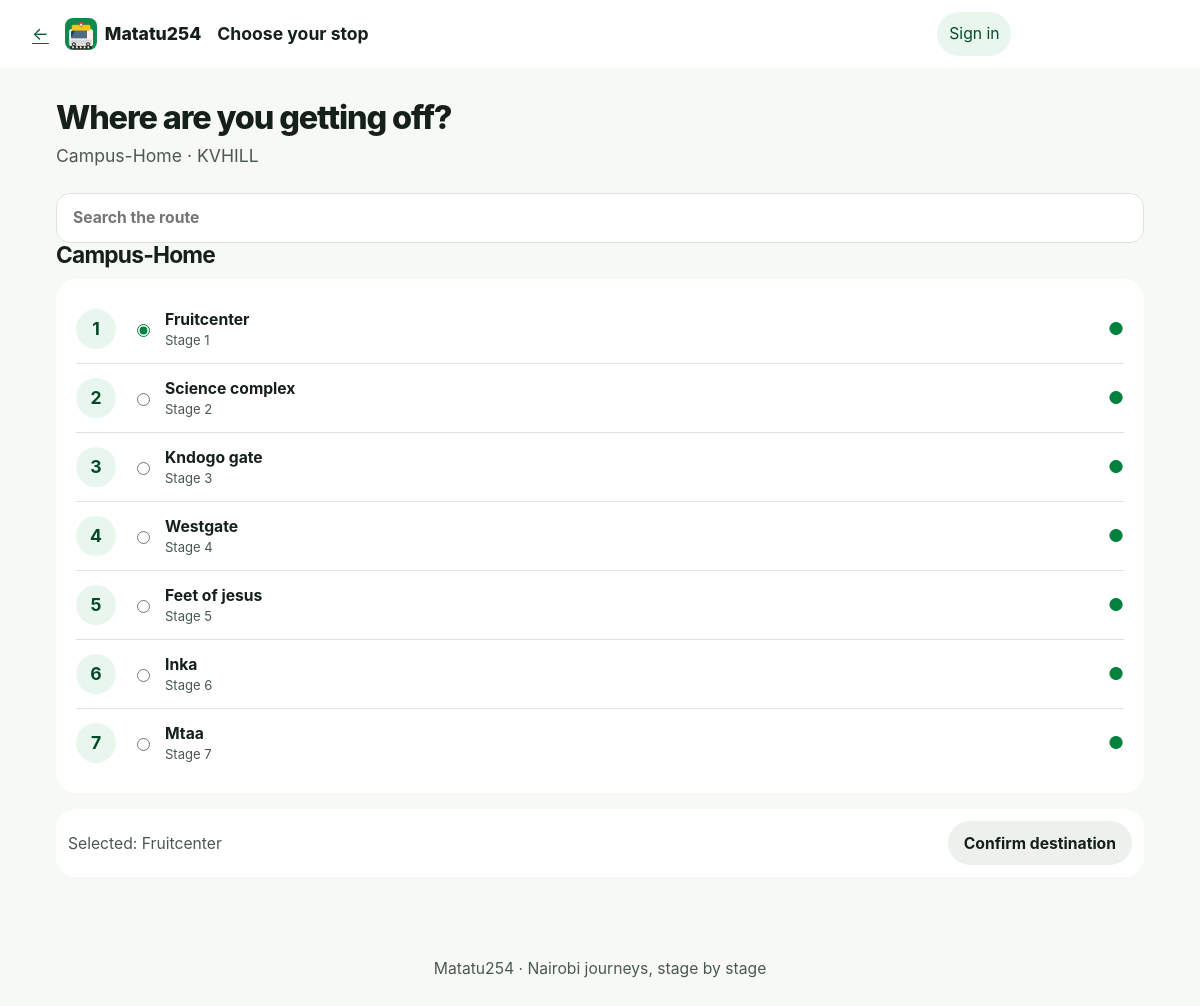
Page /journeys/trip/4/stages/ on the committed database.
### trips/models.py (models this page shows, shortened)
class ActiveTrip(models.Model):
  class Status(models.TextChoices):
    CREATED = "created", "Created"
    ACTIVE = "active", "Active"
    COMPLETED = "completed", "Completed"
    CANCELLED = "cancelled", "Cancelled"
  matatu = models.ForeignKey(Matatu, on_delete=models.CASCADE)
  route = models.ForeignKey(Route, on_delete=models.CASCADE)
  start_time = models.DateTimeField(auto_now_add=True)
  end_time = models.DateTimeField(null=True, blank=True)
  status = models.CharField(
    max_length=9,
    choices=Status.choices,
    default=Status.CREATED,
  )
  current_latitude = models.DecimalField(
      max_digits=9, decimal_places=6, null=True, blank=True
  )
  current_longitude = models.DecimalField(
      max_digits=9, decimal_places=6, null=True, blank=True
  )
  last_ping_at = models.DateTimeField(null=True, blank=True)

### r_outes/models.py (models this page shows, shortened)
class Route(models.Model):
    name = models.CharField(max_length=100, unique=True)
    description = models.TextField(max_length=150, blank=True)

class Stage(models.Model):
    route = models.ForeignKey(Route, on_delete=models.CASCADE, related_name="stages")
    name = models.CharField(max_length=100)
    sequence_order = models.PositiveIntegerField()
    latitude = models.DecimalField(max_digits=9, decimal_places=6)
    longitude = models.DecimalField(max_digits=9, decimal_places=6)
    class Meta:
        ordering = ["route", "sequence_order"]
        constraints = [
            models.UniqueConstraint(
                fields=["route", "sequence_order"],
                name="unique_stage_order_per_route",
            ),
        ]

### fleet/models.py (models this page shows, shortened)
class Matatu(models.Model):
	registration_number = models.CharField(max_length=20, unique=True)
	operator = models.CharField(max_length=255)
	owner = models.ForeignKey(settings.AUTH_USER_MODEL, on_delete=models.CASCADE, related_name="matatus", null=True, blank=True)
	created_at = models.DateTimeField(auto_now_add=True)

### journeys/views.py (the view)
# urls.py: path("trip/<int:trip_id>/stages/", views.trip_stages, name="trip-stages"),
def trip_stages(request, trip_id):
    trip = get_object_or_404(ActiveTrip, pk=trip_id, status=ActiveTrip.Status.ACTIVE)
    stages = trip.route.stages.order_by("sequence_order")
    return render(request, "journeys/stages.html", {"trip": trip, "stages": stages})

### templates/journeys/stages.html (shortened to what this page needs)
{% extends 'base.html' %}
{% load static %}
{% block app_title %}Choose your stop{% endblock %}
{% block app_back %}<a class="header-back" href="{% url 'journeys:scan-qr' %}" data-nav-direction="back" aria-label="Back to scanner">←</a>{% endblock %}
{% block content %}
<section class="page-shell destination-screen">
  <header class="page-heading"><div><h1>Where are you getting off?</h1><p>{{ trip.route.name }} · {{ trip.matatu.registration_number }}</p></div></header>
  {% if stages %}
    <form method="post" action="{% url 'journeys:select-destination' trip.pk %}" class="destination-form">
      <label class="stage-search" for="stage-search"><span>Find a stage</span><input id="stage-search" type="search" placeholder="Search the route" autocomplete="off"></label>
      <section class="route-stage-group" aria-labelledby="route-stage-heading">
        <h2 id="route-stage-heading">{{ trip.route.name }}</h2>
        <ol class="surface surface-pad stage-list route-stage-list">
          {% for stage in stages %}
            <li class="journey-stage" data-stage-name="{{ stage.name|lower }}">
              <span class="stage-number" aria-hidden="true">{{ stage.sequence_order }}</span>
              <label class="stage-choice">
                <input type="radio" name="destination_stage_id" value="{{ stage.id }}"{% if forloop.first %} checked{% endif %}>
                <span><strong>{{ stage.name }}</strong><small>Stage {{ stage.sequence_order }}</small></span>
              </label>
              <span class="stage-map-marker" aria-hidden="true">●</span>
            </li>
          {% endfor %}
        </ol>
      </section>
      <div class="stage-confirm"><p id="selected-stage-copy" role="status" aria-live="polite">Selected: {{ stages.0.name }}</p><button type="submit" class="btn btn-primary" data-vibrate>Confirm destination</button></div>
    </form>
  {% else %}
    <div class="surface empty-state"><h2>This route has no stages yet</h2><p>Ask the matatu crew to confirm your stop before you travel.</p><a class="btn btn-secondary" href="{% url 'journeys:scan-qr' %}">Scan another vehicle</a></div>
  {% endif %}
</section>
{% endblock %}

### static/css/tokens.css (style rules this page uses)
:root { color-scheme: light; --brand-50: #e9f6ee; --brand-100: #ccead7; --brand-200: #a1d8b6; --brand-300: #71c18f; --brand-400: #44a96c; --brand-500: #00823e; --brand-600: #08753b; --brand-700: #075f32; --brand-800: #044a26; --brand-900: #03351c; --success: #08753b; --success-soft: #e9f6ee; --warning: #875700; --warning-soft: #fff3d6; --danger: #a33b30; --danger-soft: #fcebe8; --neutral-0: #ffffff; --neutral-50: #f7f9f6; --neutral-100: #edf1ed; --neutral-200: #dce4dc; --neutral-300: #c2cdc4; --neutral-400: #95a198; --neutral-500: #69776e; --neutral-600: #4a594f; --neutral-700: #344238; --neutral-800: #202d24; --neutral-900: #152019; --ink: var(--neutral-900); --ink-muted: var(--neutral-600); --surface: var(--neutral-0); --surface-raised: var(--neutral-0); --background: var(--neutral-50); --border: var(--neutral-200); --focus: #8b5d00; --skip-link-foreground: var(--neutral-0); --font-sans: Inter, ui-sans-serif, system-ui, -apple-system, BlinkMacSystemFont, "Segoe UI", sans-serif; --text-xs: clamp(.8125rem, .78rem + .12vw, .875rem); --text-sm: clamp(.9rem, .86rem + .16vw, .98rem); --text-md: clamp(1rem, .96rem + .2vw, 1.1rem); --text-lg: clamp(1.2rem, 1.06rem + .48vw, 1.5rem); --text-xl: clamp(1.55rem, 1.2rem + 1.1vw, 2.25rem); --text-display: clamp(2.4rem, 1.5rem + 4vw, 4.8rem); --line-tight: 1.08; --line-normal: 1.5; --space-0: 0; --space-1: .25rem; --space-0-25: .0625rem; --space-0-5: .125rem; --space-0-75: .1875rem; --space-1-5: .375rem; --space-2-5: .625rem; --space-3-5: .875rem; --space-2: .5rem; --space-3: .75rem; --space-4: 1rem; --space-5: 1.25rem; --space-6: 1.5rem; --space-8: 2rem; --space-10: 2.5rem; --space-12: 3rem; --space-16: 4rem; --space-20: 5rem; --space-24: 6rem; --space-25: 6.25rem; --space-30: 7.5rem; --page-gutter: clamp(var(--space-4), 4vw, var(--space-8)); --space-fluid-3: 3vw; --space-fluid-4: 4vw; --space-fluid-5: 5vw; --space-fluid-6: 6vw; --space-fluid-auth: 7vh; --page-shell-width: 68rem; --content-width: 76rem; --reading-width: 44rem; --screen-min-width: 20rem; --topbar-height: 3.25rem; --form-panel-width: 34rem; --form-large-width: 48rem; --scan-frame-max: 25rem; --scan-viewfinder-max: 15rem; --qr-image-max: 18.75rem; --stage-sticky-top: 4rem; --bottom-tabs-offset: 4.25rem; --home-min-height: 62vh; --landing-min-height: 75svh; --viewport-min-height: 100vh; --focus-outline-width: .1875rem; --stroke-2: .125rem; --stroke-3: .1875rem; --stroke-4: .25rem; --icon-size: 1.35rem; --route-map-label-size: 14px; --map-min-height: 22rem; --map-min-height-mobile: 15rem; --touch-target: 2.75rem; --border-width: 1px; --link-offset: .18em; --heading-tracking: -.035em; --title-tracking: -.06em; --title-line-height: .98; --small-hover-rise: -.0625rem; --small-press-scale: .97; --meter-line-height: .125rem; --route-stage-line: .1875rem; --scan-frame-width: 70vw; --scan-finder-width: 56vw; --scan-pulse-travel: 6rem; --scan-pulse-opacity: .65; --scan-line-opacity: .55; --scan-marker-scale: 1.18; --count-change-scale: 1.04; --content-arrive-opacity: .35; --tab-arrive-scale: .25; --page-shift-distance: var(--space-4); --table-min-column: 17rem; --qr-page-width: 45rem; --home-route-text-min: 3.5rem; --scan-video-ratio-x: 4; --scan-video-ratio-y: 3; --route-map-ratio-x: 5; --route-map-ratio-y: 3; --scan-window-border: var(--stroke-4); --visually-hidden-size: 1px; --border-radius-full: 50%; --content-stagger-1: 30ms; --content-stagger-2: 60ms; --content-stagger-3: 90ms; --content-stagger-4: 120ms; --content-stagger-5: 150ms; --tabbar-wide-width: 28rem; --tabbar-wide-transform-hidden: 150%; --content-limit-hero-wide: 15ch; --home-route-min-mobile: 2.75rem; --landing-title-mobile-min: 2.7rem; --landing-title-mobile-max: 4.2rem; --ticket-title-mobile-max: 4rem; --landing-title-mobile-width: 13vw; --ticket-title-mobile-width: 14vw; --ticket-mobile-height: 62svh; --landing-desktop-column-min: 20rem; --scan-desktop-column-min: 16rem; --map-min-height-mobile: 15rem; --motion-off-duration: .01ms; --radius-sm: .5rem; --radius-md: .875rem; --radius-lg: 1.25rem; --radius-xl: 1.75rem; --radius-pill: 999px; --shadow-float: 0 1rem 2.5rem rgb(21 32 25 / .14); --shadow-sheet: 0 .5rem 1.5rem rgb(21 32 25 / .09); --z-base: 0; --z-content: 1; --z-header: 20; --z-tabbar: 30; --z-banner: 40; --z-dialog: 50; --dur-fast: 150ms; --dur-base: 250ms; --dur-slow: 400ms; --dur-skeleton: 1400ms; --dur-scan: 2s; --dur-pulse: 1600ms; --ease-out: cubic-bezier(.22, 1, .36, 1); --ease-standard: cubic-bezier(.2, 0, 0, 1); }

### rows in the picture
ActiveTrip: route.name "Campus-Home", matatu.registration_number "KVHILL"
Stage: sequence_order "1", name "Fruitcenter"
Stage: sequence_order "2", name "Science complex"
Stage: sequence_order "3", name "Kndogo gate"
Stage: sequence_order "4", name "Westgate"
Stage: sequence_order "5", name "Feet of jesus"
Stage: sequence_order "6", name "Inka"
Stage: sequence_order "7", name "Mtaa"
